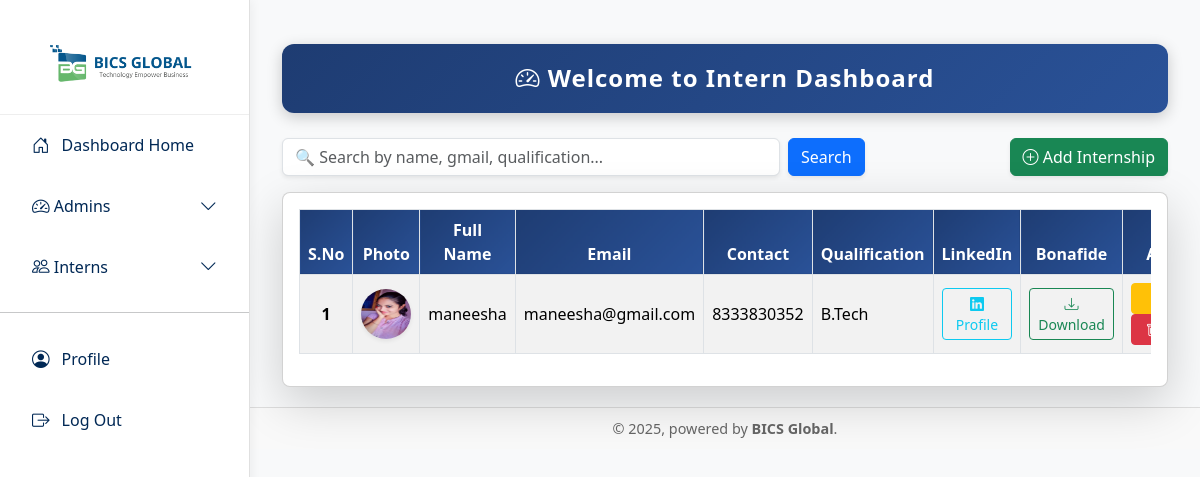
/admin-dashboard/ (signed in), run on the app's committed database.
### register/models.py (models this page shows, shortened)
class Intern(models.Model):
    GENDER_CHOICES = [
        ('', 'Select Gender'),
        ('Male', 'Male'),
        ('Female', 'Female'),
        ('Other', 'Other')
    ]
    QUALIFICATIONS = [
        ('', 'Select Qualification'),
        ('B.Tech', 'B.Tech'),
        ('MBA', 'MBA'),
        ('Other', 'Other')
    ]
    YEAR_CHOICES = [('', 'Select')] + [(str(i), str(i)) for i in range(1, 5)]
    INTEREST_AREAS = [
        ('', 'Select'),
        ('Web Development', 'Web Development'),
        ('Mobile App Development', 'Mobile App Development'),
        ('Data Science', 'Data Science'),
        ('UI/UX Design', 'UI/UX Design'),
        ('Python', 'Python'),
        ('Full Stack', 'Full Stack'),
        ('DevOps', 'DevOps'),
        ('Networking', 'Networking'),
        ('Linux', 'Linux'),
        ('.NET', '.NET'),
        ('MEAN', 'MEAN'),
        ('MERN', 'MERN'),
        ('PHP', 'PHP'),
        ('Laravel', 'Laravel'),
        ('Drupal', 'Drupal'),
        ('Finance', 'Finance'),
        ('HR', 'HR'),
        ('Digital Marketing', 'Digital Marketing'),
        ('Business Analyst', 'Business Analyst'),
        ('Sales Analyst', 'Sales Analyst'),
        ('Administration', 'Administration')
    ]
    INTERNSHIP_TYPES = [
        ('', 'Select'),
        ('Offline', 'Offline'),
        ('Online', 'Online'),
        ('Hybrid', 'Hybrid')
    ]
    HEARD_FROM_OPTIONS = [
        ('', 'Select'),
        ('BG Employee', 'BG Employee'),
        ('From Google Reviews', 'From Google Reviews'),
        ('Friends', 'Friends'),
        ('Through Social Media', 'Through Social Media'),
        ('Relation', 'Relation'),
        ('Existing Employees', 'Existing Employees')
    ]
    full_name = models.CharField(max_length=100)
    dob = models.DateField()
    gender = models.CharField(max_length=10, choices=GENDER_CHOICES)
    contact = models.CharField(max_length=10)
    email = models.EmailField(unique=True)
    address = models.TextField()
    photo = models.ImageField(upload_to='profile_photos/', blank=True, null=True)
    qualification = models.CharField(max_length=50, choices=QUALIFICATIONS)
    college_name = models.CharField(max_length=100)
    year = models.CharField(max_length=2, choices=YEAR_CHOICES)
    specialization = models.CharField(max_length=100, blank=True)
    contact_person = models.CharField(max_length=100, blank=True)
    area_of_interest = models.CharField(max_length=100, choices=INTEREST_AREAS)
    preferred_start_date = models.DateField()
    duration = models.CharField(max_length=50)
    project_duration = models.CharField(max_length=50, blank=True)
    prior_internship = models.CharField(
        max_length=10,
        choices=[('', 'Select'), ('Yes', 'Yes'), ('No', 'No')]
    )
    past_internship_details = models.TextField(blank=True)
    internship_type = models.CharField(max_length=10, choices=INTERNSHIP_TYPES)
    skills = models.TextField(blank=True)
    bonafide = models.FileField(upload_to='bonafide/')
    linkedin = models.URLField()
    heard_from = models.CharField(max_length=50, choices=HEARD_FROM_OPTIONS, blank=True)

### register/views.py (the view)
# urls.py: path("admin-dashboard/", views.admin_dashboard, name="admin_dashboard"),
@login_required
@user_passes_test(is_staff_or_superuser)
def admin_dashboard(request):
    query = request.GET.get('q')
    interns = Intern.objects.all().order_by('id')
    if query:
        interns = interns.filter(
            Q(full_name__icontains=query) |
            Q(email__icontains=query) |
            Q(qualification__icontains=query)
        )
    if request.method == 'POST':
        form = InternForm(request.POST, request.FILES)
        if form.is_valid():
            form.save()
            messages.success(request, "Intern application submitted successfully.")
            return redirect('admin_dashboard')
    else:
        form = InternForm()
    return render(request, 'register/admin_dashboard.html', {
        'interns': interns,
        'form': form,
        'query': query,
        'is_superuser': request.user.is_superuser,
        'is_mentor': request.user.groups.filter(name='mentor').exists(),
        'is_employee': request.user.groups.filter(name='employee').exists(),
    })

### register/views.py (called while the page is built)
def is_staff_or_superuser(user):
    return user.is_authenticated and (user.is_staff or user.is_superuser)

### register/templates/register/admin_dashboard.html (shortened to what this page needs)
{% extends "register/base_sidebar.html" %}
{% load static %}
{% block content %}
<div class="container mt-4">
    <div class="dashboard-header">
        <h4 class="mb-0"><i class="bi bi-speedometer2"></i> Welcome to Intern Dashboard</h4>
    </div>
    <div class="row mb-3">
        <div class="col-md-8">
            <form method="GET" class="d-flex">
                <input type="text" name="q" class="form-control shadow-sm"
                       placeholder="🔍 Search by name, gmail, qualification..."
                       value="{{ request.GET.q }}">
                <button type="submit" class="btn btn-primary ms-2 shadow-sm">Search</button>
            </form>
        </div>
        <div class="col-md-4 text-md-end text-center mt-2 mt-md-0">
            <a href="{% url 'intern_form' %}" class="btn btn-success shadow-sm">
                <i class="bi bi-plus-circle"></i> Add Internship
            </a>
        </div>
    </div>
    <div class="card shadow-lg rounded-3">
        <div class="card-body">
            <div class="table-responsive">
                <table id="internTable" class="table table-striped table-hover table-bordered align-middle">
                    <thead>
                        <tr>
                            <th>S.No</th>
                            <th>Photo</th>
                            <th>Full Name</th>
                            <th>Email</th>
                            <th>Contact</th>
                            <th>Qualification</th>
                            <th>LinkedIn</th>
                            {% if not is_employee %}
                                <th>Bonafide</th>
                            {% endif %}
                            {% if request.user.is_superuser %}
                                <th>Actions</th>
                            {% endif %}
                        </tr>
                    </thead>
                    <tbody>
                        {% for intern in interns %}
                        <tr>
                            <td class="text-center fw-bold">{{ forloop.counter }}</td>
                            <td class="text-center">
                                {% if intern.photo %}
                                    <img src="{{ intern.photo.url }}" alt="Photo" width="50" height="50" class="rounded-circle shadow-sm">
                                {% else %}
                                    <span class="badge bg-secondary">No Photo</span>
                                {% endif %}
                            </td>
                            <td>{{ intern.full_name }}</td>
                            <td>{{ intern.email }}</td>
                            <td>{{ intern.contact }}</td>
                            <td>{{ intern.qualification }}</td>
                            <td class="text-center">
                                {% if intern.linkedin %}
                                    <a href="{{ intern.linkedin }}" target="_blank" class="btn btn-sm btn-outline-info">
                                        <i class="bi bi-linkedin"></i> Profile
                                    </a>
                                {% else %}
                                    <span class="badge bg-light text-dark">N/A</span>
                                {% endif %}
                            </td>
                            {% if not is_employee %}
                                <td class="text-center">
                                    {% if intern.bonafide %}
                                        <a href="{{ intern.bonafide.url }}" target="_blank" class="btn btn-sm btn-outline-success">
                                            <i class="bi bi-download"></i> Download
                                        </a>
                                    {% else %}
                                        <span class="badge bg-light text-dark">No File</span>
                                    {% endif %}
                                </td>
                            {% endif %}
                            {% if request.user.is_superuser %}
                                <td class="text-center">
                                    <a href="{% url 'admin_edit_intern' intern.id %}" class="btn btn-sm btn-warning action-btn"> Edit</a>
                                    <a href="{% url 'admin_delete_intern' intern.id %}" class="btn btn-sm btn-danger action-btn"><i class="bi bi-trash"></i> Delete</a>
                                </td>
                            {% endif %}
                        </tr>
                        {% empty %}
                        <tr>
                            <td colspan="9" class="text-center text-muted">No interns found</td>
                        </tr>
                        {% endfor %}
                    </tbody>
                </table>
            </div>
        </div>
    </div>
</div>
<link rel="stylesheet" href="https://cdn.datatables.net/1.13.6/css/jquery.dataTables.min.css">
<link rel="stylesheet" href="https://cdn.jsdelivr.net/npm/bootstrap-icons@1.11.1/font/bootstrap-icons.css">
{% endblock %}

### register/templates/register/base_sidebar.html (style rules this page uses)
body { font-family: 'Prompt', sans-serif; background: #f8f9fa; margin: 0; }

### register/templates/register/admin_dashboard.html (style rules this page uses)
body { background-color: #f8f9fa; font-family: 'Segoe UI', sans-serif; }
.dashboard-header { background: linear-gradient(135deg, #1e3c72, #2a5298); color: white; padding: 20px; border-radius: 12px; margin-bottom: 25px; text-align: center; letter-spacing: 0.5px; box-shadow: 0px 4px 15px rgba(0,0,0,0.2); }
.dashboard-header h4 { font-weight: bold; letter-spacing: 1px; }
.table thead th { background: linear-gradient(135deg, #1e3c72, #2a5298); color: white; text-align: center; }
.action-btn { min-width: 90px; text-align: center; }

### data on the page
Intern: photo (picture), full_name "maneesha", email "maneesha@gmail.com", contact "8333830352", qualification "B.Tech"
